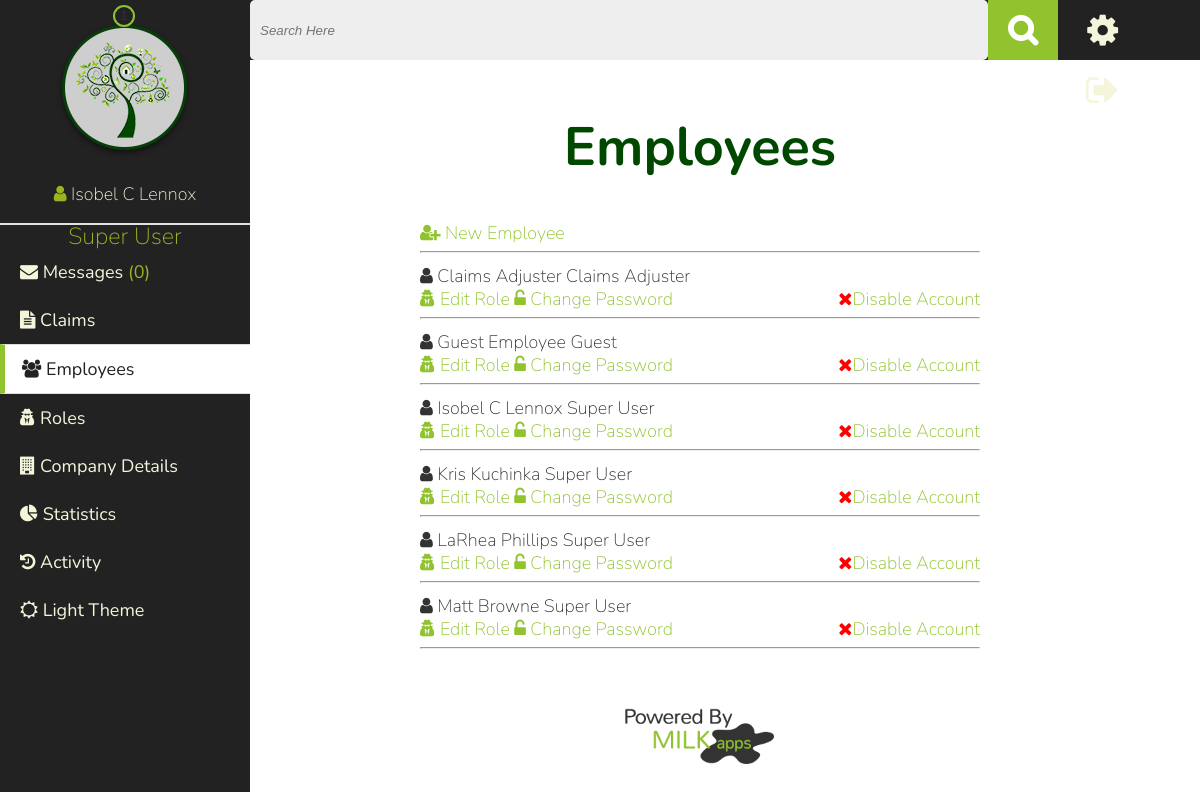
The page /employees.php (signed in) on the database its author committed.
### tables this page shows
CREATE TABLE IF NOT EXISTS `company_details` (
  `id` int(11) NOT NULL,
  `logo` varchar(60) DEFAULT NULL,
  `name` varchar(60) NOT NULL,
  `address` varchar(60) NOT NULL,
  `city` varchar(60) NOT NULL,
  `state` varchar(20) NOT NULL,
  `zip` varchar(10) NOT NULL,
  `phone` varchar(20) NOT NULL,
  `content` varchar(500) NOT NULL
);

CREATE TABLE IF NOT EXISTS `roles` (
  `id` int(11) NOT NULL,
  `name` varchar(60) NOT NULL
);

CREATE TABLE IF NOT EXISTS `users` (
  `id` int(11) NOT NULL,
  `is_employee` int(1) NOT NULL,
  `role` int(7) NOT NULL,
  `is_verified` int(1) NOT NULL,
  `email` varchar(100) NOT NULL,
  `password` varchar(60) NOT NULL,
  `first_name` varchar(60) NOT NULL,
  `last_name` varchar(60) NOT NULL,
  `address` varchar(150) NOT NULL,
  `city` varchar(60) NOT NULL,
  `state` int(7) NOT NULL,
  `zip` varchar(10) NOT NULL,
  `phone` varchar(20) NOT NULL,
  `theme` int(1) NOT NULL,
  `policy_number` varchar(150) NOT NULL,
  `profile_content` varchar(500) NOT NULL,
  `avatar` varchar(200) NOT NULL,
  `account_disabled` int(1) NOT NULL
);

### employees.php (the view, shortened to what this page needs)
<?php $current_page="employees";
include("inc/header.php"); ?>
<h1>Employees</h1>
<?php
         foreach($_SESSION['permissions'] as $key => $val){
            if($val==2){
                echo " <a href=\"new_employee.php\"><i class=\"fa fa-user-plus\"></i> New Employee</a> <br/>";
                echo "<hr/>";
            }
        }
            echo "New Role: <br/>"; ?>
          <ul> <?php
    $query  = "SELECT * FROM users WHERE is_employee=1 ORDER BY account_disabled ASC, first_name ASC, last_name ASC";
    $result = mysqli_query($connection, $query);
    if($result){
        foreach($result as $show){
                $role_query  = "SELECT * FROM roles WHERE id={$show['role']} ";
                $roleresult = mysqli_query($connection, $role_query);
                if($roleresult){
                    $role=mysqli_fetch_assoc($roleresult);
                }
            echo "<li><a href=\"profile.php?user=".$show['id']."\"><i class=\"fa fa-user\"></i> ".$show['first_name']." ".$show['last_name']."</a> ".$role['name']."</li>";
             foreach($_SESSION['permissions'] as $key => $val){
                if($val==2){
                    echo "<a href=\"employees.php?edit_role=".$show['id']."\"><i class=\"fa fa-user-secret\"></i> Edit Role </a>";
                    echo "<a href=\"employees.php?edit_pass=".$show['id']."\"><i class=\"fa fa-unlock-alt\"></i> Change Password </a>";
                    if($show['account_disabled']=="0"){
                        echo "<a class=\"right \" href=\"employees.php?disable=1&user=".$show['id']."\"><i class=\"fa fa-times red\"></i>Disable Account</a>";
                    }else{
                         echo "<a class=\"right \" href=\"employees.php?disable=0&user=".$show['id']."\"><i class=\"fa fa-check green\"></i>Reactivate Account</a>";
                    }
                }
            }
             echo "<hr/>";
        }
    }
 ?>    </ul>
<?php include("inc/footer.php"); ?>

### inc/header.php (shortened to what this page needs)
<!DOCTYPE html>
<html>
    <head>
        <?php if(isset($_SESSION['theme'])){
        if($_SESSION['theme']==1){
                     ?>
                    <link rel="stylesheet" href="css/style.css">
                    <link rel="stylesheet" href="css/dark-theme.css">
            <?php  }else{
                      ?>
                    <link rel="stylesheet" href="css/style.css">
            <?php   }
        }else{ ?>
            <link rel="stylesheet" href="css/style.css">
        <?php } ?>
        <link rel="stylesheet" href="//maxcdn.bootstrapcdn.com/font-awesome/4.3.0/css/font-awesome.min.css">
    </head>
<body>
<nav>
  <div class= 'logo_user'>
    <?php
        $logo_query="SELECT * FROM company_details";
        $logo_found=mysqli_query($connection, $logo_query);;
        if($logo_found){
            $details=mysqli_fetch_assoc($logo_found);
            $logo=$details['logo'];
        }else{
            $logo="img/under_my_roof_sm.png";
        }
        ?>
    <a href="index.php"><img src="<?php echo $logo; ?>" alt="Greenwell Bank Logo"></a><br>
    <i class="fa fa-user"> </i> <a title="Your Profile" href="profile.php"><?php echo $_SESSION['username']; ?></a>
  </div>
<?php
if($_SESSION['is_employee']==0){
         ?>
        <ul>
         <?php
                if(!isset($current_page) || $current_page=="dashboard"){
                    echo "<li class=\"current_page\"><a href=\"index.php\"><i class=\"fa fa-tachometer\"></i> Dashboard</a></li>";
                }else{
                   echo " <li><a href=\"index.php\"><i class=\"fa fa-tachometer\"></i> Dashboard</a></li>";
                }
            ?>
                <?php
                if(isset($current_page) && $current_page=="inventory"){
                    echo "<li class=\"current_page\"><a href='inventory.php'><i class=\"fa fa-cubes\"></i> Inventory</a>";
                    echo "<ul>";
                    if(isset($sub_page)&&($sub_page == "add_item")) {
                      echo "<li class=\"sub_page\"><a href='add_item.php'><i class=\"fa fa-plus\"></i> Add Item</a></li>";
                    } else {
                      echo "<li><a href=\"add_item.php\"><i class=\"fa fa-plus\"></i> Add Item</a></li>";
                    }
                    if(isset($sub_page)&&($sub_page == "view_rooms")) {
                      echo "<li class=\"sub_page\"><a href='rooms.php'><i class=\"fa fa-eye\"></i> View Rooms</a></li>";
                    } else {
                      echo "<li><a href='rooms.php'><i class=\"fa fa-eye\"></i> View Rooms</a></li>";
                    }
                    echo "</ul></li>";
                ?>
            <?php
                }else{
                   echo " <li><a href='inventory.php'><i class=\"fa fa-cubes\"></i> Inventory</a> ";
                     ?>
              <ul>
                <li><a href="add_item.php"><i class="fa fa-plus"></i> Add Item</a></li>
                <li><a href="rooms.php"><i class="fa fa-eye"></i> View Rooms</a></li>
              </ul> </li>
               <?php
                }
    if(isset($current_page) && $current_page=="claims"){  ?>
            <li class="current_page"><a href="claim_history.php"><i class="fa fa-folder-open"></i> Claims</a>
            <ul>
          <?php
              if(isset($sub_page)&&($sub_page == "file_claim")) {
                echo "<li class=\"sub_page\"><a href=\"file_new_claim.php\"><i class=\"fa fa-file-text\"></i> File Claim</a></li> ";
              } else {
                echo "<li><a href=\"file_new_claim.php\"><i class=\"fa fa-file-text\"></i> File Claim</a></li>";
              }?>
            </ul>
            </li>
<?php }else{
            $all_query  = "SELECT COUNT(*) as total FROM claims WHERE user_id={$_SESSION['user_id']} AND status_id=4";
            $all_result = mysqli_query($connection, $all_query);
            $data=mysqli_fetch_assoc($all_result);
        if($data['total']==0){ $claim_alert=""; $total_alerts=""; }else{ $claim_alert="claim_alert"; $total_alerts=$data['total']; }
          ?>
            <li class='alert_container'><a href="claim_history.php"><i class="fa fa-folder-open"></i> Claims</a> <div class="<?php echo $claim_alert; ?>"><?php echo $total_alerts; ?></div>
                <ul>
                 <li><a href="file_new_claim.php"><i class="fa fa-file-text"></i> File Claim</a></li>
                </ul>
            </li>
   <?php }
             if(isset($current_page) && $current_page=="activity"){ ?>
            <li class="current_page"><a href="activity.php"><i class="fa fa-history"></i> Activity</a></li>
            <?php }else{ ?>
             <li><a href="activity.php"><i class="fa fa-history"></i> Activity</a></li>
           <?php  }
            if(isset($current_page) && $current_page=="help"){?>
            <li class="current_page"><a href="help.php"><i class="fa fa-question"></i> Help</a></li>
             <?php }else{ ?>
              <li><a href="help.php"><i class="fa fa-question"></i> Help</a></li>
              <?php  } ?>
        </ul>
<?php }else{
     ?>
     <?php
    $role_query  = "SELECT * FROM roles WHERE id={$_SESSION['role']}";
    $role_result = mysqli_query($connection, $role_query);
    if($role_result){
        $role=mysqli_fetch_assoc($role_result);
        echo "<h4>".$role['name']."</h4>";
    }
    $claim_notification="SELECT COUNT(*) as total FROM claims WHERE status_id=0";
    $result=mysqli_query($connection, $claim_notification);
    $data=mysqli_fetch_assoc($result);
    $total= $data['total'];
   $role=0;
     foreach($_SESSION['permissions'] as $key => $val){
        if($val==3){
            $role++;
        }
    }  ?>
            <ul>
                   <?php
                    $message_query="SELECT COUNT(*) as messages FROM messages WHERE sent_to={$_SESSION['user_id']} AND viewed=0";
                    $message_found=mysqli_query($connection, $message_query);
                    $mes=mysqli_fetch_assoc($message_found);
                    $num_messg= $mes['messages'];
                    ?>
                <?php  if(isset($current_page) &&  $current_page=="messages"){ ?>
                        <li class="current_page"><a href="messages.php"><i class="fa fa-envelope"></i> Messages </a>(<?php echo $num_messg; ?>)</li>
              <?php  }else{ ?>
                      <li><a href="messages.php"><i class="fa fa-envelope"></i> Messages </a>(<?php echo $num_messg; ?>)</li>
             <?php   } ?>
                <?php
                      if(isset($current_page) && $current_page=="claims"){ ?>
                <li class="current_page"><a href="claims.php?pending"><i class="fa fa-file-text"></i> Claims </a><div class="claim_alert"><?php echo $total; ?></div></li>
              <?php  }else{ ?>
                <li><a href="claims.php?pending"><i class="fa fa-file-text"></i> Claims </a><div class="claim_alert"><?php echo $total; ?></div></li>
             <?php   } ?>
                <?php  if(isset($current_page) && $current_page=="employees"){ ?>
                        <li class="current_page"><a href="employees.php"><i class="fa fa-users"></i> Employees</a></li>
              <?php  }else{ ?>
                     <li><a href="employees.php"><i class="fa fa-users"></i> Employees</a></li>
             <?php   } ?>
                <?php  if(isset($current_page) && $current_page=="roles"){
                        if($role == 1){ ?>
                            <li class="current_page"><a href="roles.php"><i class="fa fa-user-secret"></i> Roles</a></li>
                        <?php }?>
              <?php  }else{
                        if($role == 1){ ?>
                <li><a href="roles.php"><i class="fa fa-user-secret"></i> Roles</a></li>
                <?php }?>
             <?php   } ?>
            <?php  if(isset($current_page) && $current_page=="company"){ ?>
                        <li class="current_page"><a href="company_details.php"><i class="fa fa-building"></i> Company Details</a></li>
              <?php  }else{ ?>
                      <li><a href="company_details.php"><i class="fa fa-building"></i> Company Details</a></li>
             <?php   } ?>
               <?php  if(!isset($current_page) || $current_page=="dashboard"){ ?>
                        <li class="current_page"><a href="index.php"><i class="fa fa-pie-chart"></i> Statistics</a></li>
              <?php  }else{ ?>
                  <li><a href="index.php"><i class="fa fa-pie-chart"></i> Statistics</a></li>
             <?php   } ?>
                <?php if(isset($current_page) && $current_page=="activity"){ ?>
                <li class="current_page"><a href="activity.php"><i class="fa fa-history"></i> Activity</a></li>
                    <?php }else{ ?>
                     <li><a href="activity.php" ><i class="fa fa-history"></i> Activity</a></li>
                   <?php  } ?>
            </ul>
<?php }  ?>
            <ul id="themes">
                 <?php if(isset($_SESSION['theme'])){
            if($_SESSION['theme']==1){
                  echo "<li><a href=\"edit.php?theme\"><i class=\"fa fa-sun-o\"></i> Light Theme</a></li>";
                    }else{
                    echo "<li><a href=\"edit.php?theme\"><i class=\"fa fa-moon-o\"></i> Dark Theme</a></li>";
                    }
                }else{
            echo "<li><a href=\"edit.php?theme\"><i class=\"fa fa-moon-o\"></i> Dark Theme</a></li>";
            }
        ?>
             </ul>
          </nav>
<header>
    <div class="search_container">
        <form class='search' action="search.php" method="POST">
          <input type="search" placeholder='Search Here' name="query" id="searchbar">
          <input type="submit" name="search" id="nav_search" value="&#xf002;">
      </form>
  </div>
    <div class="account_links">
        <div>
          <a title="Manage Account Settings" href="settings.php?user=<?php echo $_SESSION['user_id'] ?>"><i id="spinCog" class="fa fa-cog fa-2x"></i></a>
        </div>
        <div>
          <a title="Log Out" href="logout.php"><i class="fa fa-sign-out fa-2x"></i></a>
        </div>
    </div>
</header>
        <div class="clearfix" id="page">
              <div class="content_wrapper">

### rows shown on the page
company_details: logo (picture)
roles: name "Super User"
users: first_name "Claims", last_name "Adjuster", roles.name "Claims Adjuster"
users: first_name "Guest", last_name "Employee", roles.name "Guest"
users: first_name "Isobel C", last_name "Lennox", roles.name "Super User"
users: first_name "Kris", last_name "Kuchinka", roles.name "Super User"
users: first_name "LaRhea", last_name "Phillips", roles.name "Super User"
users: first_name "Matt", last_name "Browne", roles.name "Super User"

### other values the page prints
$_SESSION['username'] "Isobel C Lennox"
$num_messg "0"
